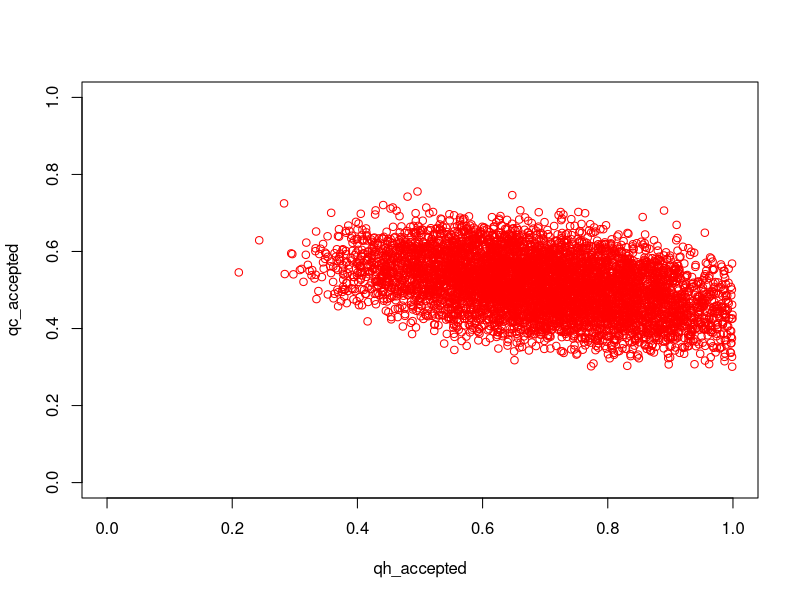
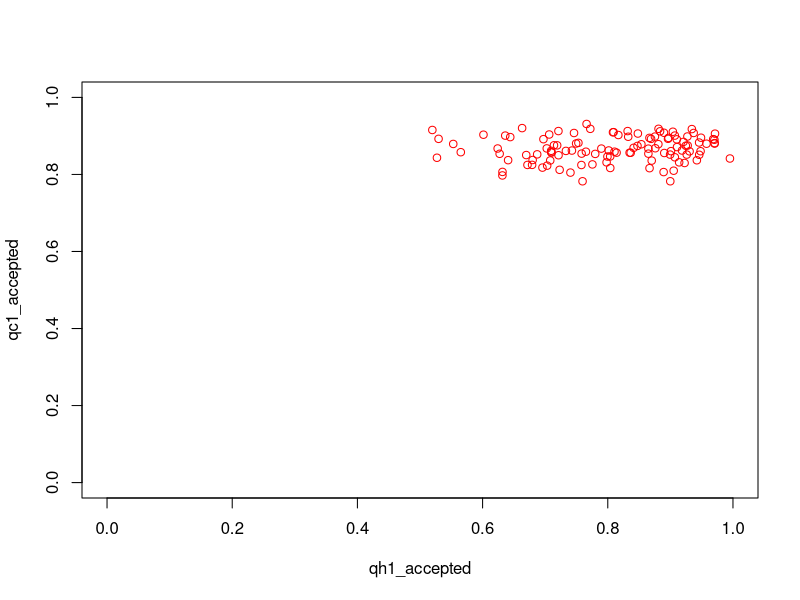
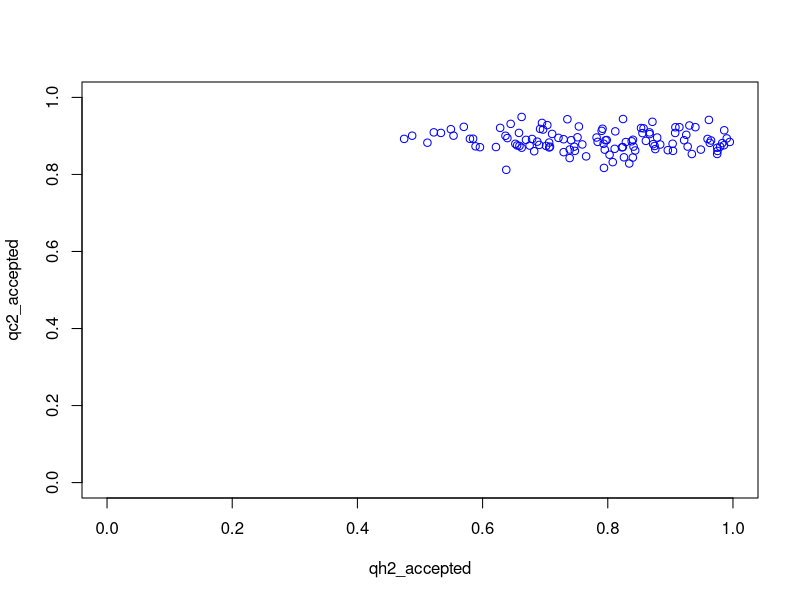
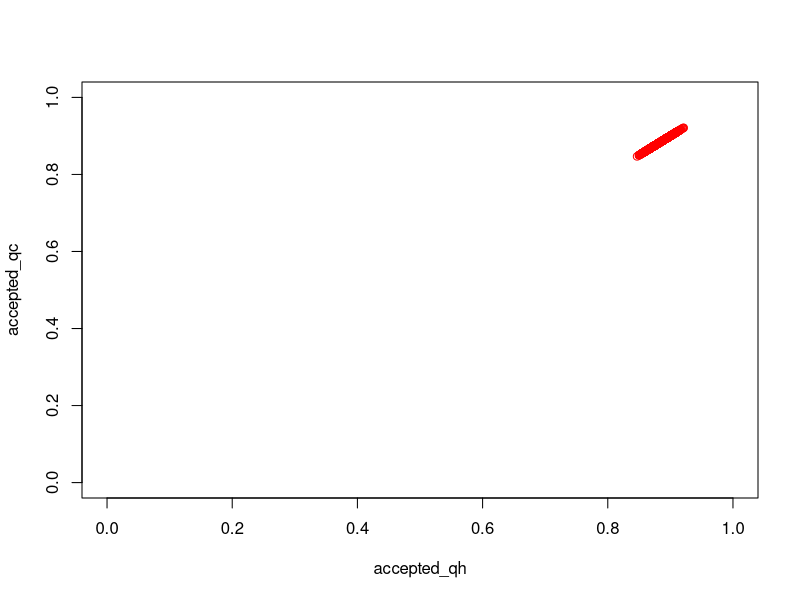
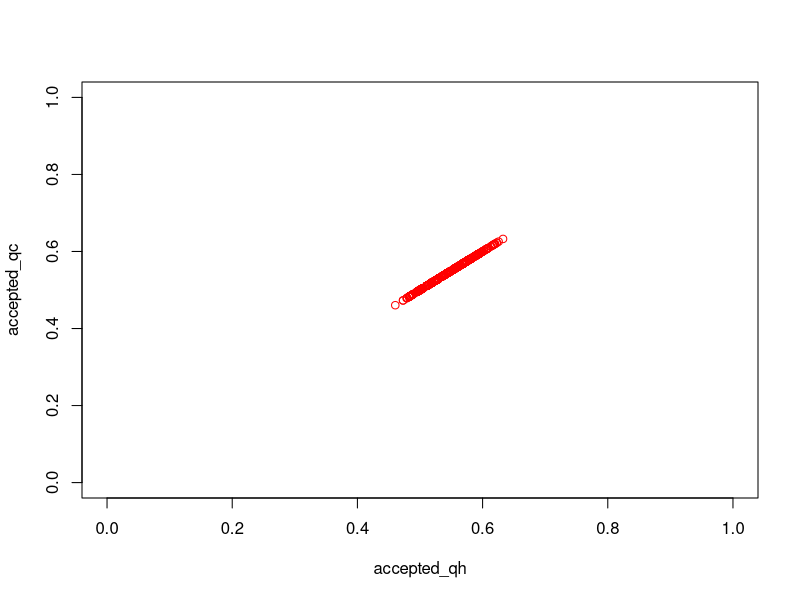

These charts were generated, in order, by the following R code: (Note: a time limit stopped this script after it produced the figures.)
## ---- chunk 1
knitr::opts_chunk$set(echo = TRUE)
## ---- chunk 2
prior <- function() {
  return(runif(1))
}
## ---- chunk 3
# Generate probability matrix
prob_matrix <- function(qc, qh, n) {
  #' Returns a nxn matrix of probabilities given two values
  #' 
  #' @param qc probability 1
  #' @param qh probability 2
  #' @param n number of rows and columns
  #' @return matrix of probabilities
  
  # Initialize matrix with row/col starting at 0
  W = matrix(0, nrow = n+1, ncol = n+1)
  
  # First row is qc^s, s = 0, 1, ..., n
  W[1,] = qc^(0:n)
  
  # Subsequent rows
  for (j in 2:(n+1)) {
    for (i in j:(n+1)) {
      if (i == j) {
        W[j,j] <- 1 - sum(W[1:(j-1), j])
      }
      else {
        W[j, i] <- choose(i-1,j-1) * W[j,j] * (qc*qh^(j-1))^(i-j)
      }
    }
  }
  
  return(W[, -1])
  
}
## ---- chunk 4
obs_matrix1 <- matrix(c(66, 87, 25, 22, 4,
                     13, 14, 15, 9, 4,
                     0, 4, 4, 9, 1,
                     0, 0, 4, 3, 1,
                     0, 0, 0, 1, 1,
                     0, 0, 0, 0, 0), nrow = 6, byrow = TRUE)

obs_matrix2 <- matrix(c(44, 62, 47, 38, 9,
                     10, 13, 8, 11, 5,
                     0, 9, 2, 7, 3,
                     0, 0, 3, 5, 1,
                     0, 0, 0, 1, 0,
                     0, 0, 0, 0, 1), nrow = 6, byrow = TRUE)

obs_matrix3 <- matrix(c(9, 12, 18, 9, 4,
                     1, 6, 6, 4, 3,
                     0, 2, 3, 4, 0,
                     0, 0, 1, 3, 3,
                     0, 0, 0, 0, 0,
                     0, 0, 0, 0, 0), nrow = 6, byrow = TRUE)

obs_matrix4 <- matrix(c(15, 12, 4,
                     11, 17, 4,
                     0, 21, 4,
                     0, 0, 5), nrow = 4, byrow = TRUE)


## ---- chunk 5
# Function to sample data from the matrix distribution
sample_from_matrix_distribution <- function(prob_matrix, obs_matrix) {
  sampled_data <- matrix(0, nrow = nrow(obs_matrix), ncol = ncol(obs_matrix))
  
  for (c in 1:ncol(sampled_data)) {
    sim_vector <- rmultinom(1, sum(obs_matrix[,c]), prob = prob_matrix[,c])
    sampled_data[,c] <- sim_vector
  }
  
  return(sampled_data)
}
## ---- chunk 6
# Sample from the matrix distribution
W <- prob_matrix(0.8, 0.2, 5)
sampled_data <- sample_from_matrix_distribution(W, obs_matrix1)
print(sampled_data)
## ---- chunk 7
abc_sim <- function(obs_data, prior, tolerance, n_steps) {
  qc_accepted <- c()
  qh_accepted <- c()
  for (i in 1:n_steps) {
    qc <- prior()
    qh <- prior()
    n = ncol(obs_data)
    W <- prob_matrix(qc, qh, n)
    sim_data <- sample_from_matrix_distribution(W, obs_data)
    if (norm(obs_data - sim_data, "F") <= tolerance) {
      qc_accepted <- append(qc_accepted, qc)
      qh_accepted <- append(qh_accepted, qh)
    }
  }
  #print(qh_accepted)
  #print(qc_accepted)
  plot(qh_accepted, qc_accepted, col='red', xlim=c(0,1), ylim=c(0,1))
}
## ---- chunk 8
abc_sim_both <- function(obs_data1, obs_data2, prior, tolerance, n_steps) {
  print(obs_data1)
  qc1_accepted <- c()
  qh1_accepted <- c()
  qc2_accepted <- c()
  qh2_accepted <- c()
  for (i in 1:n_steps) {
    qc1 <- prior()
    qh1 <- prior()
    qc2 <- prior()
    qh2 <- prior()
    n1 = ncol(obs_data1)
    n2 = ncol(obs_data2)
    W1 <- prob_matrix(qc1, qh1, n1)
    W2 <- prob_matrix(qc2, qh2, n2)
    sim_data1 <- sample_from_matrix_distribution(W1, obs_data1)
    sim_data2 <- sample_from_matrix_distribution(W2, obs_data2)
    #cat("\n", sprintf("%i iteration", i), "\n")
    #print(sim_data)
    #print(norm(obs_data1 - sim_data, "F"))
    if ((norm(obs_data1 - sim_data1, "F") + norm(obs_data2 - sim_data2, "F"))/2 <= tolerance) {
      qc1_accepted <- append(qc1_accepted, qc1)
      qh1_accepted <- append(qh1_accepted, qh1)
      qc2_accepted <- append(qc2_accepted, qc2)
      qh2_accepted <- append(qh2_accepted, qh2)
    }
  }
  plot(qh1_accepted, qc1_accepted, col='red', xlim=c(0,1), ylim=c(0,1))
  plot(qh2_accepted, qc2_accepted, col='blue', xlim=c(0,1), ylim=c(0,1))
}
## ---- chunk 9
abc_sim(obs_matrix4, prior, 10, 100000)

## ---- chunk 10
abc_sim_both(obs_matrix1, obs_matrix2, prior, 20, 100000)
## ---- chunk 11
abc_smc <- function(obs_data, prior, tolerance, n_steps) {
  n = ncol(obs_data)
  for (i in 1:length(tolerance)) {
    accepted_qc <- c()
    accepted_qh <- c()
    acc_count <- 0
    while (acc_count < n_steps) {
      if (i == 1) {
        qc <- prior()
        qh <- prior()
      }
      else {
        qc <- sample(qc_population, 1)
        qh <- sample(qh_population, 1)
      }
      W <- prob_matrix(qc, qh, n)
      sim_data <- sample_from_matrix_distribution(W, obs_data)
      if (norm(obs_data - sim_data, "F") <= tolerance[i]) {
        accepted_qc <- append(accepted_qc, qc)
        accepted_qh <- append(accepted_qh, qc)
        acc_count <- acc_count + 1
      }
    }
    qc_population <- accepted_qc
    qh_population <- accepted_qh
  }
  plot(accepted_qh, accepted_qc, col="red", xlim=c(0,1), ylim=c(0,1))
}
## ---- chunk 12
abc_smc(obs_matrix2, prior, c(80, 50, 30, 20, 15, 13, 12), 10000)
## ---- chunk 13
abc_smc(obs_matrix4, prior, c(40, 20, 15, 10, 8, 6, 5), 1000)
## ---- chunk 14
abc_smc_both <- function(obs_data1, obs_data2, prior, tolerance, n_steps) {
  n1 = ncol(obs_data1)
  n2 = ncol(obs_data2)
  for (i in 1:(length(tolerance)-1)) {
    accepted_qc1 <- c()
    accepted_qh1 <- c()
    accepted_qc2 <- c()
    accepted_qh2 <- c()
    acc_count <- 0
    while (acc_count < n_steps) {
      if (i == 1) {
        qc1 <- prior()
        qh1 <- prior()
        qc2 <- prior()
        qh2 <- prior()
      }
      else {
        qc1 <- sample(qc1_population, 1)
        qh1 <- sample(qh1_population, 1)
        qc2 <- sample(qc2_population, 1)
        qh2 <- sample(qh2_population, 1)
      }
      W1 <- prob_matrix(qc1, qh1, n1)
      W2 <- prob_matrix(qc2, qh2, n2)
      sim_data1 <- sample_from_matrix_distribution(W1, obs_data1)
      sim_data2 <- sample_from_matrix_distribution(W2, obs_data2)
      if ((norm(obs_data1 - sim_data1, "F") + norm(obs_data2 - sim_data2, "F"))/2 <= tolerance[i]) {
        accepted_qc1 <- append(accepted_qc1, qc1)
        accepted_qh1 <- append(accepted_qh1, qc1)
        accepted_qc2 <- append(accepted_qc2, qc2)
        accepted_qh2 <- append(accepted_qh2, qc2)
        acc_count <- acc_count + 1
      }
    }
    qc1_population <- accepted_qc1
    qh1_population <- accepted_qh1
    qc2_population <- accepted_qc2
    qh2_population <- accepted_qh2
  }
  plot(accepted_qh1, accepted_qc1, col="red", xlim=c(0,1), ylim=c(0,1))
  plot(accepted_qh2, accepted_qc2, col="blue", xlim=c(0,1), ylim=c(0,1))
}
## ---- chunk 15
abc_smc_both(obs_matrix1, obs_matrix2, prior, c(100, 80, 50, 30, 20, 15, 13, 12), 100000)
## ---- chunk 16
abc_smc_both(obs_matrix3, obs_matrix4, prior, c(40, 20, 15, 10, 8, 6, 5), 1000)
## ---- chunk 17
kernel <- function(population, particle) {
  max_val <- max(population)
  min_val <- min(population)
  sigma <- 0.5*(max_val - min_val)
  return(particle + runif(1, -sigma, sigma))
}
## ---- chunk 18
prior_pdf <- function(x) {
  return(x >= 0 && x <= 1)
}
## ---- chunk 19
prior_pdf(3)
## ---- chunk 20
get_param_sample <- function(population, prior_pdf) {
  while (TRUE) {
    particle <- sample(population, 1)
    perturbed <- kernel(population, particle)
    if (prior_pdf(perturbed)) {
      return(perturbed)
    }
  }
}
## ---- chunk 21
abc_smc_perturbation <- function(obs_data1, obs_data2, prior, tolerance, n_steps) {
  n1 = ncol(obs_data1)
  n2 = ncol(obs_data2)
  for (i in 1:(length(tolerance)-1)) {
    accepted_qc1 <- c()
    accepted_qh1 <- c()
    accepted_qc2 <- c()
    accepted_qh2 <- c()
    acc_count <- 0
    while (acc_count < n_steps) {
      if (i == 1) {
        qc1 <- prior()
        qh1 <- prior()
        qc2 <- prior()
        qh2 <- prior()
      }
      else {
        qc1 <- get_param_sample(qc1_population, prior_pdf)
        qh1 <- get_param_sample(qh1_population, prior_pdf)
        qc2 <- get_param_sample(qc2_population, prior_pdf)
        qh2 <- get_param_sample(qh2_population, prior_pdf)
      }
      W1 <- prob_matrix(qc1, qh1, n1)
      W2 <- prob_matrix(qc2, qh2, n2)
      sim_data1 <- sample_from_matrix_distribution(W1, obs_data1)
      sim_data2 <- sample_from_matrix_distribution(W2, obs_data2)
      if ((norm(obs_data1 - sim_data1, "F") + norm(obs_data2 - sim_data2, "F"))/2 <= tolerance[i]) {
        accepted_qc1 <- append(accepted_qc1, qc1)
        accepted_qh1 <- append(accepted_qh1, qc1)
        accepted_qc2 <- append(accepted_qc2, qc2)
        accepted_qh2 <- append(accepted_qh2, qc2)
        acc_count <- acc_count + 1
      }
    }
    qc1_population <- accepted_qc1
    qh1_population <- accepted_qh1
    qc2_population <- accepted_qc2
    qh2_population <- accepted_qh2
  }
  plot(accepted_qh1, accepted_qc1, col="red", xlim=c(0,1), ylim=c(0,1))
  plot(accepted_qh2, accepted_qc2, col="blue", xlim=c(0,1), ylim=c(0,1))
}
## ---- chunk 22
abc_smc_perturbation(obs_matrix1, obs_matrix2, prior, c(100, 80, 50, 30, 20, 15, 13, 12), 1000)
## ---- chunk 23
abc_smc_perturbation(obs_matrix3, obs_matrix4, prior, c(40, 20, 15, 10, 8, 6, 5), 1000)
